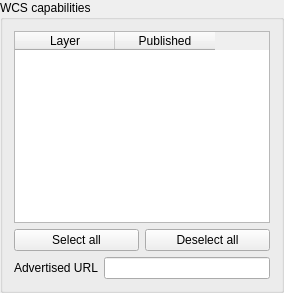
                <widget class="QgsCollapsibleGroupBox" name="grpWCSCapabilities">
                 <property name="sizePolicy">
                  <sizepolicy hsizetype="Preferred" vsizetype="Preferred">
                   <horstretch>0</horstretch>
                   <verstretch>3</verstretch>
                  </sizepolicy>
                 </property>
                 <property name="title">
                  <string>WCS capabilities</string>
                 </property>
                 <property name="syncGroup">
                  <string notr="true">projowsserver</string>
                 </property>
                 <layout class="QGridLayout" name="gridLayout_9">
                  <item row="0" column="0" colspan="2">
                   <widget class="QTableWidget" name="twWCSLayers">
                    <property name="sizePolicy">
                     <sizepolicy hsizetype="Expanding" vsizetype="MinimumExpanding">
                      <horstretch>0</horstretch>
                      <verstretch>0</verstretch>
                     </sizepolicy>
                    </property>
                    <column>
                     <property name="text">
                      <string>Layer</string>
                     </property>
                    </column>
                    <column>
                     <property name="text">
                      <string>Published</string>
                     </property>
                    </column>
                   </widget>
                  </item>
                  <item row="1" column="1">
                   <widget class="QPushButton" name="pbnWCSLayersDeselectAll">
                    <property name="text">
                     <string>Deselect all</string>
                    </property>
                   </widget>
                  </item>
                  <item row="1" column="0">
                   <widget class="QPushButton" name="pbnWCSLayersSelectAll">
                    <property name="text">
                     <string>Select all</string>
                    </property>
                   </widget>
                  </item>
                  <item row="3" column="0" colspan="2">
                   <layout class="QHBoxLayout" name="horizontalLayout_9">
                    <item>
                     <widget class="QLabel" name="mWCSUrlLabel">
                      <property name="text">
                       <string>Advertised URL</string>
                      </property>
                     </widget>
                    </item>
                    <item>
                     <widget class="QLineEdit" name="mWCSUrlLineEdit"/>
                    </item>
                   </layout>
                  </item>
                 </layout>
                </widget>
